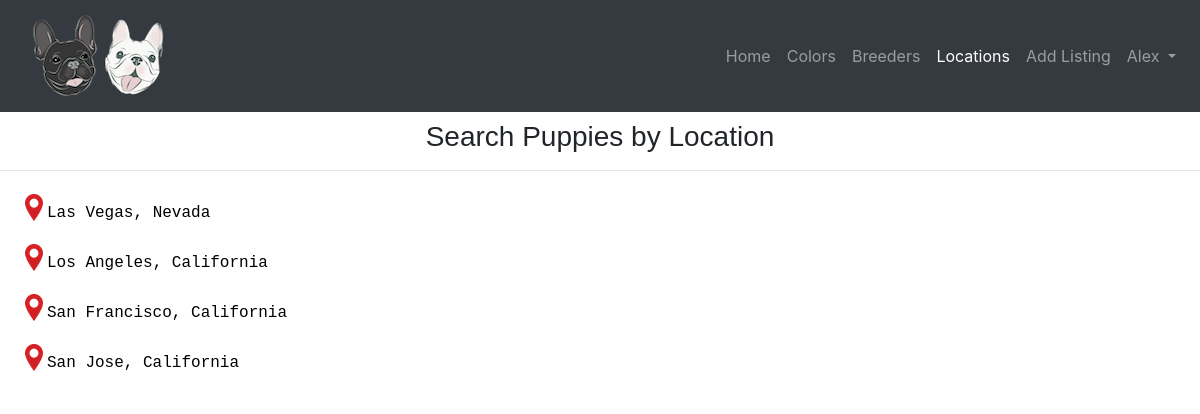
The app's page /locations (signed in) with its own data.
### puppysearch/models.py (models this page shows, shortened)
class User(AbstractUser):
    company_name = models.CharField(max_length=64, blank=True)
    first_name = models.CharField(max_length=64)
    last_name = models.CharField(max_length=64)
    phone = models.CharField(max_length=64)
    is_breeder = models.BooleanField(default=False)
    timestamp = models.DateTimeField(default=datetime.now)
    favorites = models.ManyToManyField('Listing', blank=True, related_name="watchers")

class Location(models.Model):
    city = models.CharField(max_length=225)
    state = models.CharField(max_length=64)

### puppysearch/views.py (the view)
# urls.py: path("locations", views.locations, name="locations"),
def locations(request):
    locations = Location.objects.all().order_by("city")
    context = {
        'locations': locations
    }
    return render(request, "puppysearch/locations.html", context)

### puppysearch/templates/puppysearch/locations.html (shortened to what this page needs)
{% extends "puppysearch/layout.html" %} {%load static%}
{% block body %}
<h3 class="color_heading">Search Puppies by Location </h3><hr>
    <ul class="locations_list">
        {%for location in locations%}
            <li> <a class="color_link" href = "{% url 'show_location_listings' location.id %}"> {{location.city}}, {{location.state}} </li></a>
        {%endfor%}
    </ul>
</html>
{% endblock %}

### puppysearch/templates/puppysearch/layout.html (shortened to what this page needs)
{%load static%}
<!DOCTYPE html>
<html lang="en">
<head>
    <link rel="stylesheet" href="https://stackpath.bootstrapcdn.com/bootstrap/4.3.1/css/bootstrap.min.css">
    <link href="https://maxcdn.bootstrapcdn.com/font-awesome/4.7.0/css/font-awesome.min.css" rel="stylesheet"/>
    <link href="{% static 'puppysearch/styles.css' %}" rel="stylesheet">
</head>
<body>
    <nav class="navbar navbar-expand-lg navbar-dark bg-dark static-top">
        <div class="div_nav_bar">
            <a class="navbar-brand" href="{% url 'index' %}">
                <img src="{% static 'media/logo.png' %}" alt="logo">
            </a>
        </div>
        <div class="collapse navbar-collapse" id="navbarResponsive">
            <ul class="navbar-nav ml-auto">
                <li class="nav-item">
                    <a class="nav-link" href="{% url 'index' %}"> Home
                    </a>
                </li>
                <li class="nav-item">
                    <a class="nav-link" href="{% url 'colors' %}">Colors</a>
                </li>
                <li class="nav-item">
                    <a class="nav-link" href="{% url 'breeders'%}">Breeders</a>
                </li>
                <li class="nav-item">
                    <a class="nav-link" href="{% url 'locations'%}">Locations</a>
                </li>
                {% if user.is_authenticated%}
                 {%if user.is_breeder%}
                 <li class="nav-item">
                    <a class="nav-link" href="{% url 'add_listing'%}">Add Listing</a>
                </li>
                {%endif%}
                <li class="nav-item dropdown">
                    <a class="nav-link dropdown-toggle" href="#" id="navbarDropdown" role="button" data-toggle="dropdown" aria-haspopup="true" aria-expanded="false">
                        {{ user.username }}
                    </a>
                </li>
                {% endif %}
            </ul>
        </div>
    </nav>
    <div class="body">
        {% block body %}{% endblock %}
</body>
</html>

### puppysearch/static/puppysearch/styles.css (style rules this page uses)
.div_nav_bar { margin-left: 1%; }
.color_heading { text-align: center; margin-top: 8px; font-family: Impact, Haettenschweiler, 'Arial Narrow Bold', sans-serif; }
.color_link { color: black; }
.locations_list { padding-left: 5px; }
.locations_list li { height: 50px; background: url('/static/media/location.png') no-repeat 20px 7px transparent; list-style-type: none; margin: 0; vertical-align: middle; padding: 14px 0px 0px 42px; font-family: monospace; font-size: 16px; }

### records on screen
User: username "Alex"
Location: city "Las Vegas", state "Nevada"
Location: city "Los Angeles", state "California"
Location: city "San Francisco", state "California"
Location: city "San Jose", state "California"
